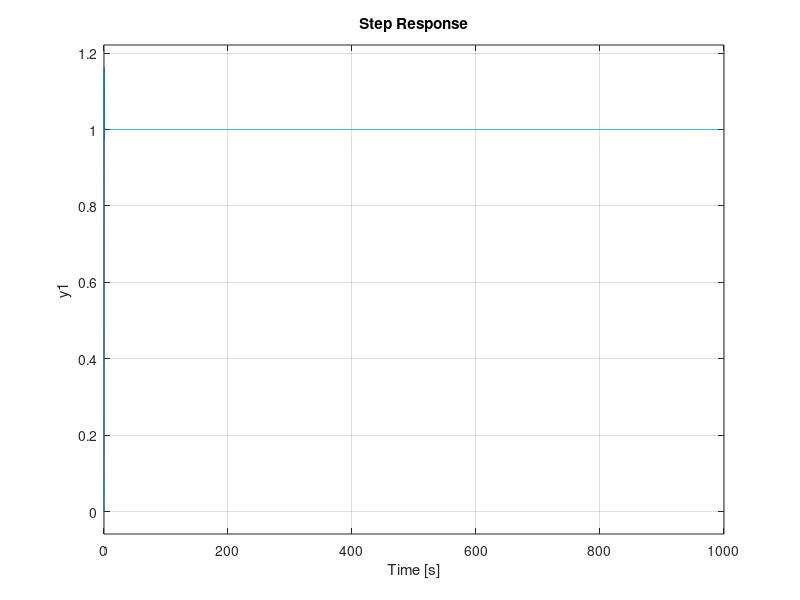

Reproduce this figure in MATLAB.
clc, clear

% syms K_p K_i K_d T_f K T h s z

s = tf('s');

Ki = 1;
Kp = 0;
Kd = 0;
Tf = 0;
h = 0.01;

K = 10;
T = 0.1;
st=1000;
t=0:h:st;

F = Kp + Ki/s + Kd*s/(1+Tf/s);
G = K/(1+s*T);
L = F*G;
Gry = L/(1+L);

Fd = c2d(F, h, 'tustin');
Gd = c2d(G, h, 'zoh');

Ld = Fd*Gd;
Gryd = Ld/(1+Ld);

hold on
step(Gryd, t)
step(Gry, t);

